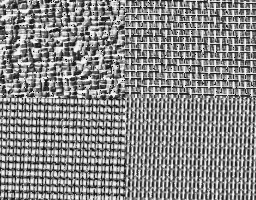
//> input picture HomeworkCsali/8/law/laws_texture.bmp, 256 x 200 px
$ ./law laws_texture.bmp laws_input.bmp   (built with g++ and OpenCV 4)
//> lines starting //> are read from the running program, lines starting //| are printed output that depends on the picture
#include "opencv2/highgui.hpp"
#include "opencv2/imgcodecs.hpp"
#include "opencv2/imgproc.hpp"
#include <iostream>

using namespace cv;

Mat performConvolution(Mat& src, Mat kernel) {
    Mat convImg(src.rows, src.cols, CV_8UC1, Scalar(0, 0, 0));
    int kernel_r = 1;
    for (int i = 0; i < src.rows - (2 * kernel_r); i++)
    {
        for (int j = 0; j < src.cols - (2 * kernel_r); j++)
        {
            double value = 0;
            for (int k = 0; k < 2 * kernel_r + 1; k++) {
                for (int l = 0; l < 2 * kernel_r + 1; l++) {
                    value += src.at<unsigned char>(i + k, j + l) * kernel.at<double>(k,l);

                }
            }
            convImg.at<unsigned char>(i + kernel_r, j + kernel_r) = 3 * abs(value);
        }
    }
    return convImg;
}

Mat calculateEnergy(Mat& src, int w = 15) {
    Mat energImg(src.rows, src.cols, CV_8UC1, Scalar(0, 0, 0));
    double weight = 1 / pow(2 * w + 1, 2);
    for (int i = w; i < src.rows - w; i++) {
        for (int j = w; j < src.cols - w; j++) {
            double value = 0;
            for (int m = i - w; m < i + w; m++) {
                for (int n = j - w; n < j + w; n++) {
                    value += abs((double)src.at<uchar>(m, n));
                }
            }
            energImg.at<uchar>(i, j) = weight * value;
        }
    }
    return energImg;
}


int main(int argc, char** argv)
{
    CommandLineParser parser(argc, argv, "{@input | laws_texture.bmp | input image}"
        "{@input2 | laws_input.bmp | input image}");
    Mat src = imread(samples::findFile(parser.get<String>("@input")), IMREAD_GRAYSCALE);
//> src is the input picture: 200 rows x 256 cols, CV_8UC1; min 7, max 248, mean 135.6
    Mat srcInput = imread(samples::findFile(parser.get<String>("@input2")), IMREAD_GRAYSCALE);
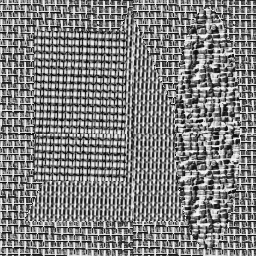
//> input picture HomeworkCsali/8/law/laws_input.bmp, 256 x 256 px
//> srcInput is the input picture: 256 rows x 256 cols, CV_8UC1; min 8, max 245, mean 127.9
    Mat path(src.rows, src.cols, CV_8UC1, Scalar(0, 0, 0));
    if (src.empty())
    {
        return EXIT_FAILURE;
    }

    Mat l1 = (Mat_<double>(3, 3) << 1.0 / 36.0, 2.0/36.0, 1.0 / 36.0,
        2.0/36.0, 4.0/ 36.0, 2.0 / 36.0,
        1.0 / 36.0, 2.0 / 36.0, 1.0 / 36.0);

    Mat l2 = (Mat_<double>(3, 3) << 1.0 / 12.0, 0, -1.0 / 12.0,
        2.0 / 12.0, 0, -2.0 / 12.0,
        1.0 / 12.0, 0, -1.0 / 12.0);

    Mat l3 = (Mat_<double>(3, 3) << -1.0 / 12.0, 2.0 / 12.0, -1.0 / 12.0,
        -2.0 / 12.0, 4.0 / 12.0, -2.0 / 12.0,
        -1.0 / 12.0, 2.0 / 12.0, -1.0 / 12.0);

    Mat l4 = (Mat_<double>(3, 3) << -1.0 / 12.0, -2.0 / 12.0, -1.0 / 12.0,
        0.0, 0.0, 0.0,
        1.0 / 12.0, 2.0 / 12.0, 1.0 / 12.0);

    Mat l5 = (Mat_<double>(3, 3) << 1.0 / 4.0, 0, -1.0 / 4.0,
        0, 0, 0,
        -1.0 / 4.0, 0, 1.0 / 4.0);

    Mat l6 = (Mat_<double>(3, 3) << -1.0 / 4.0, 2.0 / 4.0, -1.0 / 4.0,
        0, 0, 0,
        1.0 / 4.0, -2.0 / 4.0, 1.0 / 4.0);

    Mat l7 = (Mat_<double>(3, 3) << -1.0 / 12.0, -2.0 / 12.0, -1.0 / 12.0,
        2.0 / 12.0, 4.0 / 12.0, 2.0 / 12.0,
        -1.0 / 12.0, -2.0 / 12.0, -1.0 / 12.0);

    Mat l8 = (Mat_<double>(3, 3) << -1.0 / 4.0, 0, 1.0 / 4.0,
        2.0 / 4.0, 0, -2.0 / 4.0,
        -1.0 / 4.0, 0, 1.0 / 4.0);

    Mat l9 = (Mat_<double>(3, 3) << 1.0 / 4.0, -2.0 / 4.0, 1.0 / 4.0,
        -2.0 / 4.0, 1.0, -2.0 / 4.0,
        1.0 / 4.0, -2.0 / 4.0, 1.0 / 4.0);

    Mat sample1 = src(Rect(63 - 15, 49 - 15, 30, 30));
    //Mat sample2 = src(Rect(63 - 15, 149 - 15, 30, 30));
    //Mat sample3 = src(Rect(191 - 15, 49 - 15, 30, 30));
    //Mat sample4 = src(Rect(191 - 15, 149 - 15, 30, 30));

    Mat sample1Conv = performConvolution(src, l1);
    Mat sample2Conv = performConvolution(src, l2);
    Mat sample3Conv = performConvolution(src, l3);
    Mat sample4Conv = performConvolution(src, l4);
    Mat sample5Conv = performConvolution(src, l5);
    Mat sample6Conv = performConvolution(src, l6);
    Mat sample7Conv = performConvolution(src, l7);
//> after the loop in performConvolution (call 7), `for (int i = 0; i < src.rows - (2 * kernel_r); i++)`:
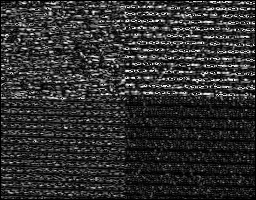
//> convImg: 200 rows x 256 cols, CV_8UC1; min 0, max 255, mean 47
    Mat sample8Conv = performConvolution(src, l8);
//> after the loop in performConvolution (call 8), `for (int i = 0; i < src.rows - (2 * kernel_r); i++)`:
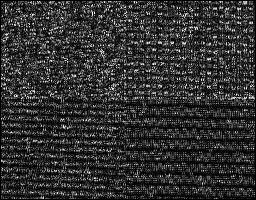
//> convImg: 200 rows x 256 cols, CV_8UC1; min 0, max 255, mean 49
    Mat sample9Conv = performConvolution(src, l9);


    Mat sample1Energy = calculateEnergy(sample1Conv);
//> after the loop in calculateEnergy, `for (int i = w; i < src.rows - w; i++)`:
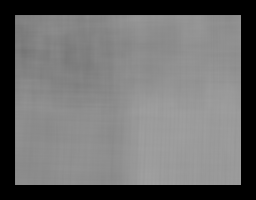
//> energImg: 200 rows x 256 cols, CV_8UC1; min 0, max 160, mean 107.7
    Mat sample2Energy = calculateEnergy(sample2Conv);
    Mat sample3Energy = calculateEnergy(sample3Conv);
    Mat sample4Energy = calculateEnergy(sample4Conv);
//> call 4 of calculateEnergy, with w = 15
//> after the loop in calculateEnergy (call 4), `for (int i = w; i < src.rows - w; i++)`:
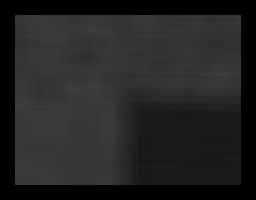
//> energImg: 200 rows x 256 cols, CV_8UC1; min 0, max 63, mean 35.4
    Mat sample5Energy = calculateEnergy(sample5Conv);
    Mat sample6Energy = calculateEnergy(sample6Conv);
    Mat sample7Energy = calculateEnergy(sample7Conv);
    Mat sample8Energy = calculateEnergy(sample8Conv);
    Mat sample9Energy = calculateEnergy(sample9Conv);

    Mat inputConv1 = performConvolution(srcInput, l1);
    Mat inputConv2 = performConvolution(srcInput, l2);
    Mat inputConv3 = performConvolution(srcInput, l3);
    Mat inputConv4 = performConvolution(srcInput, l4);
    Mat inputConv5 = performConvolution(srcInput, l5);
    Mat inputConv6 = performConvolution(srcInput, l6);
    Mat inputConv7 = performConvolution(srcInput, l7);
    Mat inputConv8 = performConvolution(srcInput, l8);
    Mat inputConv9 = performConvolution(srcInput, l9);

    Mat inputEnergy1 = calculateEnergy(inputConv1);
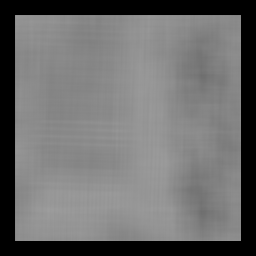
//> inputEnergy1: 256 rows x 256 cols, CV_8UC1; min 0, max 157, mean 108.4
    Mat inputEnergy2 = calculateEnergy(inputConv2);
    Mat inputEnergy3 = calculateEnergy(inputConv3);
    Mat inputEnergy4 = calculateEnergy(inputConv4);
    Mat inputEnergy5 = calculateEnergy(inputConv5);
    Mat inputEnergy6 = calculateEnergy(inputConv6);
    Mat inputEnergy7 = calculateEnergy(inputConv7);
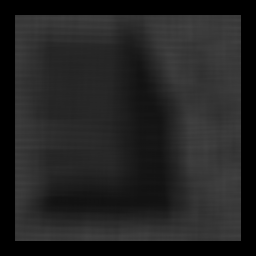
//> inputEnergy7: 256 rows x 256 cols, CV_8UC1; min 0, max 66, mean 34.2
    Mat inputEnergy8 = calculateEnergy(inputConv8);
    Mat inputEnergy9 = calculateEnergy(inputConv9);

    imshow("Tanito", src);
    imshow("Input", srcInput);
    waitKey();
    return EXIT_SUCCESS;
}
